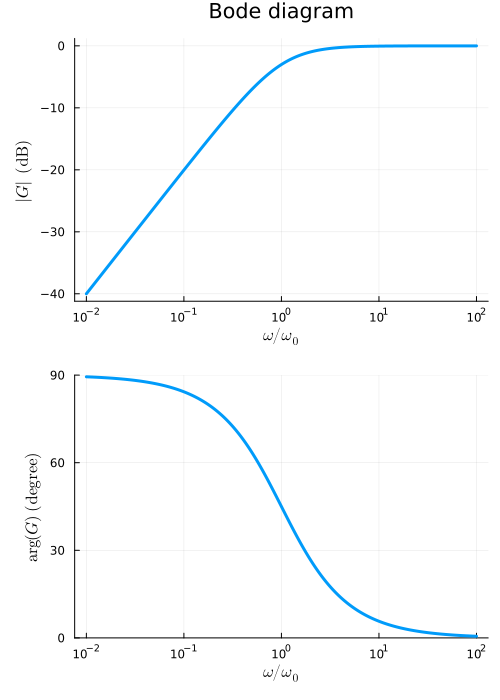

This chart was generated by the following Julia code:
using LaTeXStrings
using Plots
gr()

# set omega / omega0 -> omegas
len_omega = 256
omega_max = 100.0
omega_min = 0.01
omegas = logrange(omega_min, omega_max, length=len_omega)
G = omegas .* im ./ (1.0 .+ omegas .* im)
absG = abs.(G)
dB_G = 20 * log10.(absG)
argG = angle.(G) .* 180 / pi

p1 = plot(omegas, dB_G, linewidth=3, xlabel=L"\omega / \omega_0", ylabel=L"\vert G \vert \ (\mathrm{dB})", title="Bode diagram", legend=false, xscale=:log10, left_margin=5Plots.mm)
p2 = plot(omegas, argG, linewidth=3, xlabel=L"\omega / \omega_0", ylabel=L"\mathrm{arg}(G) \ (\mathrm{degree})", legend=false, xscale=:log10, ylims=[0.0, 90.0], left_margin=5Plots.mm)
plt = plot(p1, p2, layout=(2, 1), size=(500, 700))
savefig(plt, "bode_diagram_RL.png")
